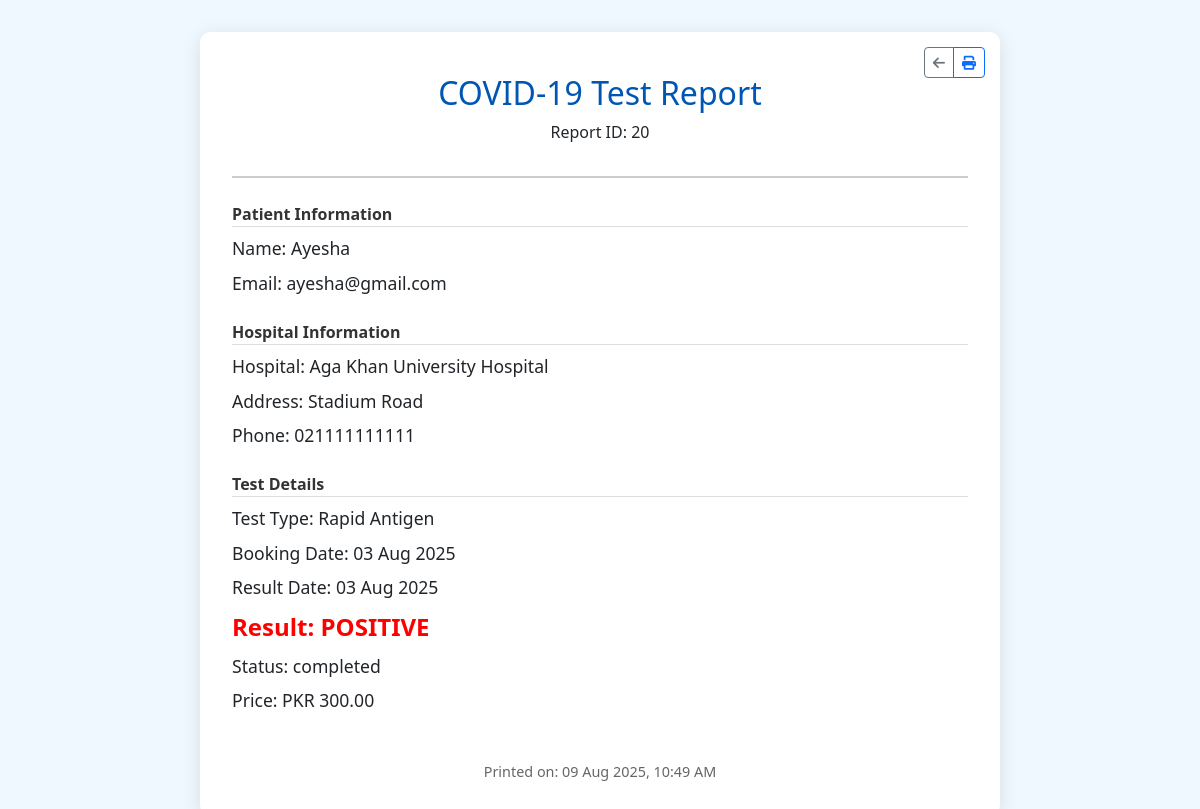
The app's page /patient/generate_test_report.php?id=20 (signed in) with its own data.
### tables this page shows
CREATE TABLE `test_bookings` (
  `id` int(11) NOT NULL,
  `patient_id` int(11) NOT NULL,
  `hospital_id` int(11) NOT NULL,
  `test_type` enum('RT-PCR','Rapid Antigen','Antibody') NOT NULL,
  `booking_date` date NOT NULL,
  `booking_time` time NOT NULL,
  `status` enum('pending','approved','rejected','completed') DEFAULT 'pending',
  `test_result` enum('positive','negative','pending') DEFAULT 'pending',
  `result_date` date DEFAULT NULL,
  `price` decimal(10,2) DEFAULT 0.00,
  `created_at` timestamp NOT NULL DEFAULT current_timestamp()
);

CREATE TABLE `patients` (
  `id` int(11) NOT NULL,
  `full_name` varchar(100) NOT NULL,
  `email` varchar(100) NOT NULL,
  `password` varchar(255) NOT NULL,
  `phone` varchar(20) NOT NULL,
  `date_of_birth` date NOT NULL,
  `gender` enum('male','female','other') NOT NULL,
  `address` text NOT NULL,
  `city` varchar(100) NOT NULL,
  `state` varchar(100) NOT NULL,
  `pincode` varchar(10) NOT NULL,
  `cnic` varchar(15) NOT NULL,
  `created_at` timestamp NOT NULL DEFAULT current_timestamp()
);

CREATE TABLE `hospitals` (
  `id` int(11) NOT NULL,
  `hospital_name` varchar(200) NOT NULL,
  `email` varchar(100) NOT NULL,
  `password` varchar(255) NOT NULL,
  `phone` varchar(20) NOT NULL,
  `address` text NOT NULL,
  `city` varchar(100) NOT NULL,
  `state` varchar(100) NOT NULL,
  `pincode` varchar(10) NOT NULL,
  `license_number` varchar(100) NOT NULL,
  `status` enum('pending','approved','rejected') DEFAULT 'pending',
  `test_available` tinyint(1) DEFAULT 1,
  `vaccine_available` tinyint(1) DEFAULT 1,
  `created_at` timestamp NOT NULL DEFAULT current_timestamp()
);

### config/database.php (called while the page is built, shortened)
<?php
class Database {
    private $host = DB_HOST;
    private $user = DB_USER;
    private $pass = DB_PASS;
    private $dbname = DB_NAME;
    private $dbh;
    private $stmt;
    public function __construct() {
        $dsn = 'mysql:host=' . $this->host . ';dbname=' . $this->dbname . ';charset=utf8mb4';
        $options = array(
            PDO::ATTR_PERSISTENT => true,
            PDO::ATTR_ERRMODE => PDO::ERRMODE_EXCEPTION
        );
        try {
            $this->dbh = new PDO($dsn, $this->user, $this->pass, $options);
        } catch (PDOException $e) {
            $this->error = $e->getMessage();
            die("Database Connection Failed: " . $this->error);
        }
    }
    public function query($query) {
        $this->stmt = $this->dbh->prepare($query);
    }
    public function bind($param, $value, $type = null) {
        if (is_null($type)) {
            switch (true) {
                case is_int($value):
                    $type = PDO::PARAM_INT;
                    break;
                default:
                    $type = PDO::PARAM_STR;
            }
        }
        $this->stmt->bindValue($param, $value, $type);
    }
    public function execute() {
        return $this->stmt->execute();
    }
    public function single() {
        $this->execute();
        return $this->stmt->fetch(PDO::FETCH_ASSOC);
    }
}
?>

### includes/functions.php (called while the page is built, shortened)
<?php
require_once '../config/database.php';
function formatDate($date) {
    return date('d M Y', strtotime($date));
}
?>

### patient/generate_test_report.php (the view, shortened to what this page needs)
<?php
require_once '../includes/functions.php';
$test_id = $_GET['id'];
$patient_id = $_SESSION['user_id'];
$db = new Database();
$db->query("SELECT tb.*, h.hospital_name, h.address as hospital_address, h.phone as hospital_phone, p.full_name, p.email
            FROM test_bookings tb
            JOIN hospitals h ON tb.hospital_id = h.id
            JOIN patients p ON tb.patient_id = p.id
            WHERE tb.id = :id AND tb.patient_id = :patient_id");
$db->bind(':id', $test_id);
$db->bind(':patient_id', $patient_id);
$report = $db->single();
$is_download = isset($_GET['download']) && $_GET['download'] == 1;
?>
<!DOCTYPE html>
<html lang="en">
<head>
    <link href="https://cdn.jsdelivr.net/npm/bootstrap@5.3.0/dist/css/bootstrap.min.css" rel="stylesheet">
    <link href="https://cdnjs.cloudflare.com/ajax/libs/font-awesome/6.0.0/css/all.min.css" rel="stylesheet">
</head>
<body>
    <div class="report-card">
        <?php if (!$is_download): ?>
            <div class="action-buttons no-print">
                <div class="btn-group">
                    <a href="test-results.php" class="btn btn-sm btn-outline-secondary" title="Back to Results">
                        <i class="fas fa-arrow-left"></i>
                    </a>
                    <button onclick="window.print()" class="btn btn-sm btn-outline-primary" title="Print Report">
                        <i class="fas fa-print"></i>
                    </button>
                </div>
            </div>
        <?php endif; ?>
        <div class="header">
            <h2>COVID-19 Test Report</h2>
            <p>Report ID: <?php echo htmlspecialchars($report['id']); ?></p>
        </div>
        <div>
            <div class="section-title">Patient Information</div>
            <div class="value">Name: <?php echo htmlspecialchars($report['full_name']); ?></div>
            <div class="value">Email: <?php echo htmlspecialchars($report['email']); ?></div>
            <div class="section-title">Hospital Information</div>
            <div class="value">Hospital: <?php echo htmlspecialchars($report['hospital_name']); ?></div>
            <div class="value">Address: <?php echo htmlspecialchars($report['hospital_address']); ?></div>
            <div class="value">Phone: <?php echo htmlspecialchars($report['hospital_phone']); ?></div>
            <div class="section-title">Test Details</div>
            <div class="value">Test Type: <?php echo htmlspecialchars($report['test_type']); ?></div>
            <div class="value">Booking Date: <?php echo formatDate($report['booking_date']); ?></div>
            <div class="value">Result Date: <?php echo formatDate($report['result_date']); ?></div>
            <div class="value status <?php echo $report['test_result'] === 'positive' ? 'positive' : 'negative'; ?>">
                Result: <?php echo strtoupper($report['test_result']); ?>
            </div>
            <div class="value">Status: <?php echo htmlspecialchars($report['status']); ?></div>
            <div class="value">Price: PKR <?php echo number_format($report['price'] ?? 0, 2); ?></div>
        </div>
        <div class="footer">
            Printed on: <?php echo date("d M Y, h:i A"); ?>
        </div>
    </div>
</body>
</html>

### patient/generate_test_report.php (style rules this page uses)
body { font-family: 'Segoe UI', sans-serif; background: #f0f8ff; padding: 2rem; position: relative; }
.report-card { background: #fff; padding: 2rem; border-radius: 10px; max-width: 800px; margin: auto; box-shadow: 0 4px 20px rgba(0,0,0,0.1); position: relative; }
.header { text-align: center; border-bottom: 2px solid #ccc; padding-bottom: 1rem; margin-bottom: 1.5rem; position: relative; }
.header h2 { color: #0056b3; margin-top: 10px; }
.section-title { font-weight: bold; margin-top: 1.5rem; margin-bottom: 0.5rem; color: #333; border-bottom: 1px solid #ddd; }
.value { font-size: 1.1rem; margin-bottom: 0.5rem; }
.status { font-size: 1.5rem; font-weight: bold; }
.status.positive { color: red; }
.footer { text-align: center; margin-top: 3rem; font-size: 0.9rem; color: #666; }
.action-buttons { position: absolute; top: 15px; right: 15px; z-index: 10; }

### records on screen
test_bookings: id "20", patient.full_name "Ayesha", patient.email "ayesha@gmail.com", hospital.hospital_name "Aga Khan University Hospital", hospital.address "Stadium Road", hospital.phone "021111111111", test_type "Rapid Antigen", booking_date "03 Aug 2025", result_date "03 Aug 2025", test_result "POSITIVE", status "completed", price "300.00"
